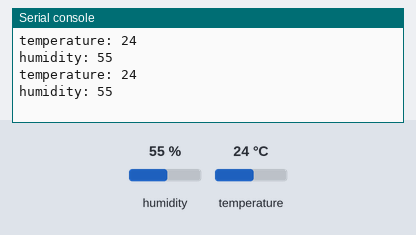
Bench run of a program on a simulated MicroPython board. Parts: the last lines printed to the serial console. The test bench sets the inputs (shaded band); at power-on: humidity 55 %, temperature 24 °C.

Above: at 1.2 s.
1.3 s: humidity set to 22 %
At 2.6 s:
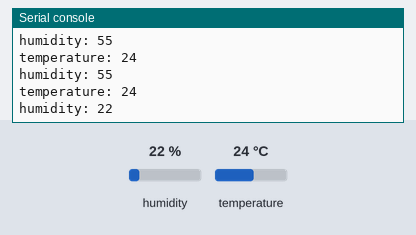
2.8 s: temperature set to 12 °C
At 3.6 s:
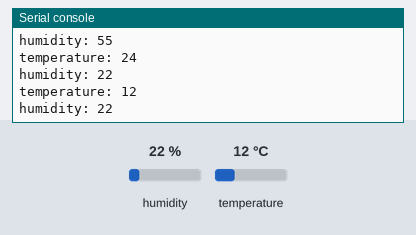
4.3 s: humidity set to 40 %
At 5.5 s:
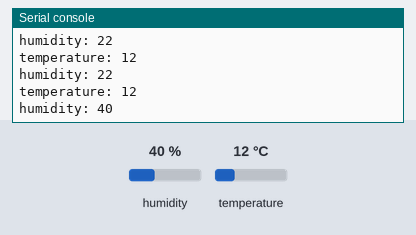
Timing chart, 0 to 7.3 s (numbered marks = the images above; inputs shaded):
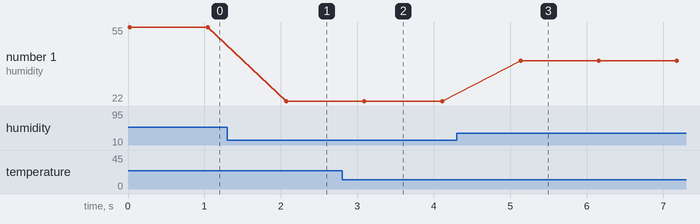

Measured:
- after the input at 1.3 s, the serial console: prints a new line after 0.77 s (image 1)
- after the input at 2.8 s, the serial console: prints a new line after 0.29 s (image 2)
- after the input at 4.3 s, the serial console: prints a new line after 0.84 s (image 3)
- plotted number 1: 55 → 22 after the input at 1.3 s, 22 → 40 after the input at 4.3 s

The program:

DHT11.py
```python
import dht,time,machine
dht = dht.DHT11(machine.Pin(13))
while True:
	dht.measure()
	print("temperature:",dht.temperature())
	print("humidity:",dht.humidity())				#DHT22 can be read twice every second
	time.sleep(1)									#DHT11 can only be read once every second
```
